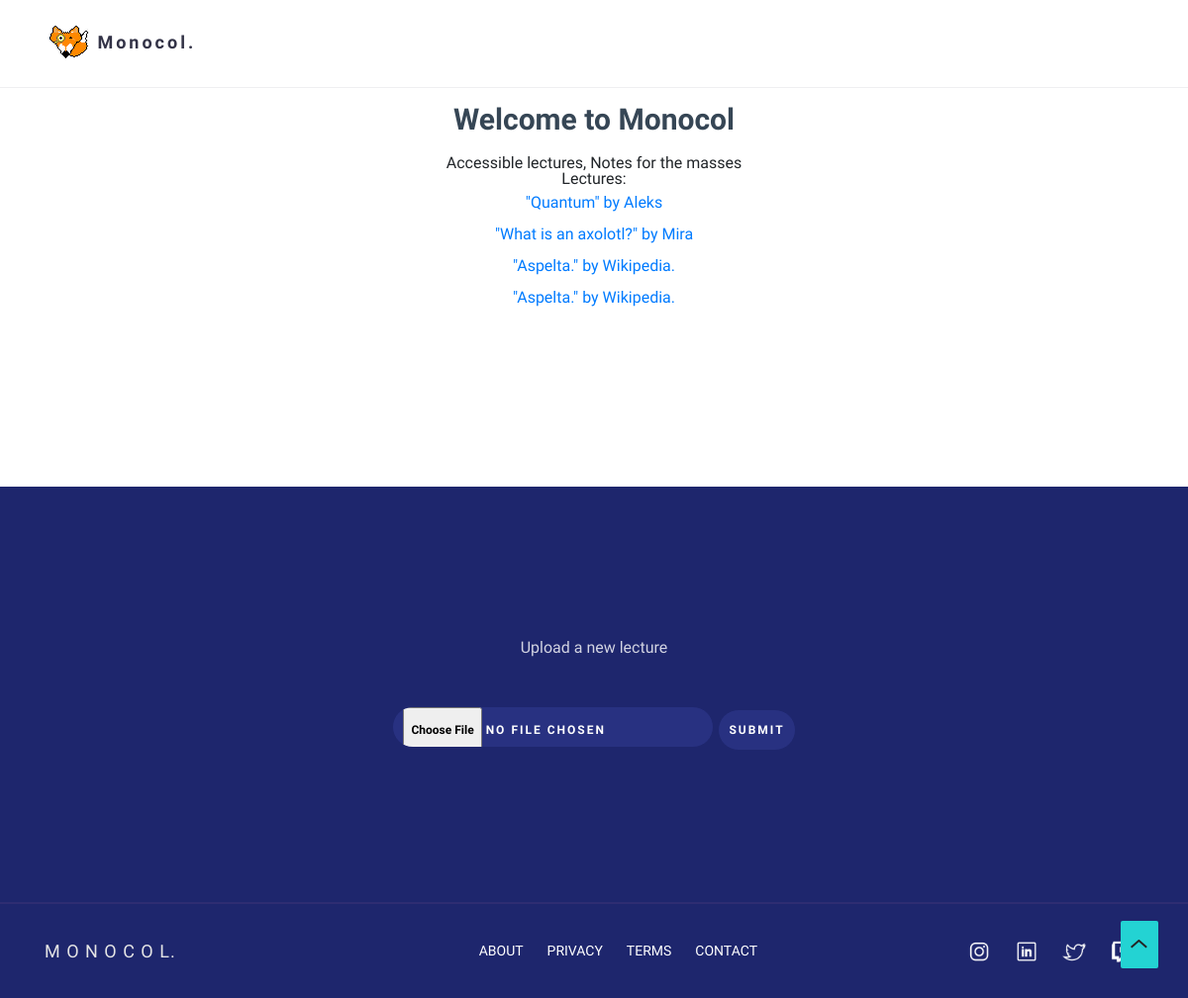
The app's page /, older data.
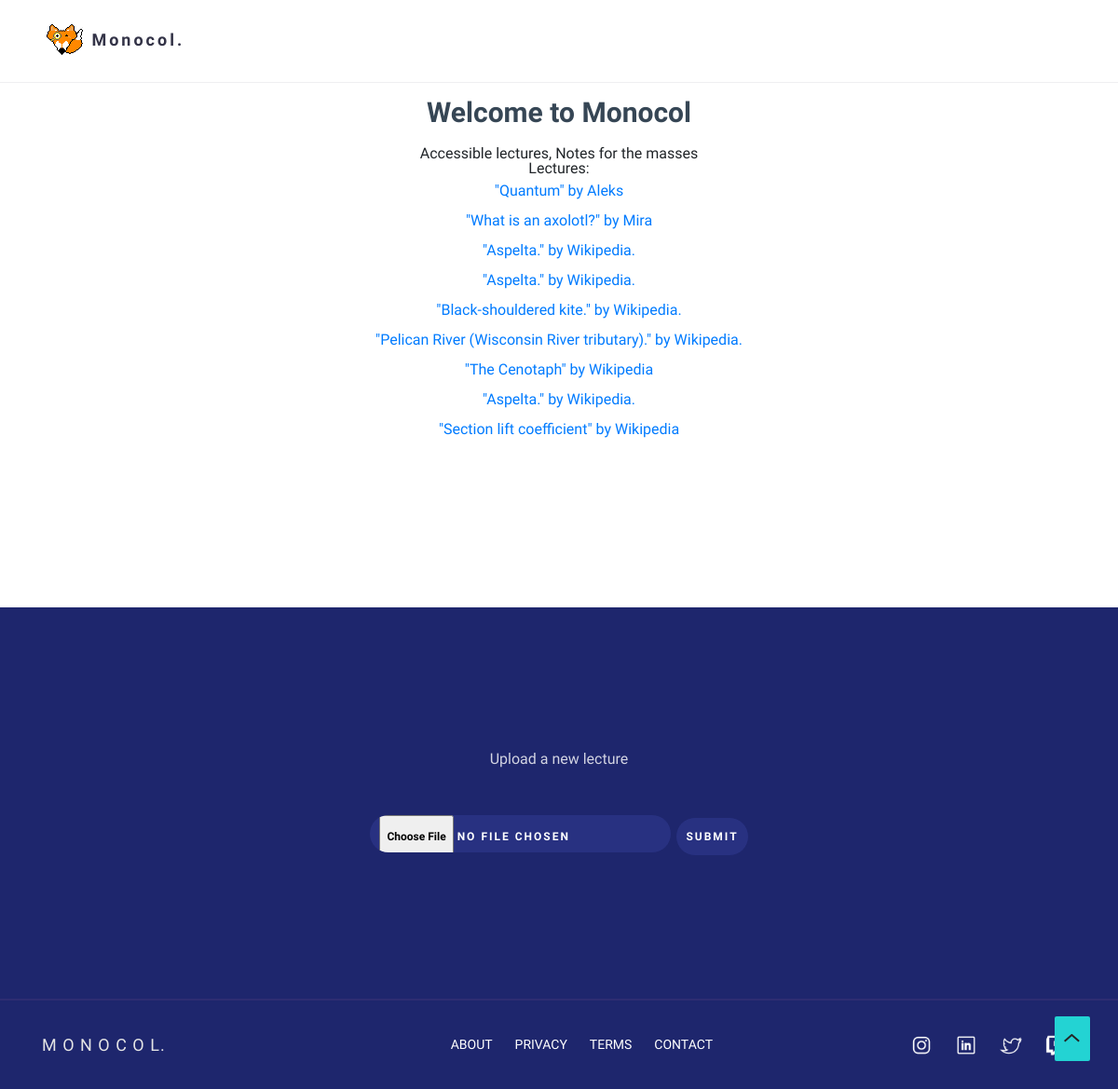
The same page, newer data.
### tables this page shows
CREATE TABLE lectures (
                                        lecture_id integer PRIMARY KEY,
                                        title text,
                                        author text
                                    );

### server.py (the view)
@app.route("/index.html")
@app.route("/")
def load_lecture_list():
    contents = test_db.get_lectures(html=True)
    print(contents)
    return render_template("index.html",lecture_list = Markup(contents))

### test_db.py (called while the page is built)
def create_connection(db_file):
    conn = None
    try:
        conn = sqlite3.connect(db_file)
        return conn
    except Error as e:
        print(e)
    return conn

def get_lectures(html = False):
    conn = create_connection(DATABASE)
    cur = conn.cursor()
    cur.execute("SELECT lecture_id, title, author FROM lectures")
    rows = cur.fetchall()
    if html == False:
        return rows
    else:
        list_of_lectures = '<ul class="lecture_list">'
        for lecture_id, title, author in rows:
            list_of_lectures +=f'<li> <a href="/l{lecture_id}">\"<i>{title}</i>\" by {author}</a></li>'
        list_of_lectures += '</ul>'
        return list_of_lectures

### templates/index.html (shortened to what this page needs)
<!DOCTYPE html>
<html lang="en">
  <head>
    <link href="../static/assets/css/bootstrap.min.css" rel="stylesheet" type="text/css" media="all" />
    <link rel="stylesheet" href="/static/assets/css/animate.css">
    <link rel="stylesheet" href="/static/assets/css/owl.carousel.css">
    <link rel="stylesheet" href="/static/assets/css/owl.theme.css">
    <link rel="stylesheet" href="/static/assets/css/ionicons.min.css">
    <link href="/static/assets/css/style.css" rel="stylesheet" type="text/css" media="all" />
    <link href="/static/style.css" rel="stylesheet" type="text/css" media="all" />
  </head>
  <body class="boxed-layout">
    <div class="wrapper">
       <nav class="navbar navbar-expand-md navbar-light bg-light fixed-top">
         <div class="container container">
           <a class="navbar-brand" href="/"><img src="../static/logo.png"/>Monocol.</a>
         </div>
       </nav>
      <div id="main" class="main">
          <div id="pricing" class="yd_prc2">
            <div class="container-s">
              <div class="pricing-intro">
                <h1>
                    Welcome to Monocol
                </h1>
                <h2>
                    Accessible lectures, Notes for the masses
                </h2>
                <h5>
                    Lectures:
                    {{ lecture_list }}
                </h5>
              </div>
            </div>
          </div>
        <div id="cta" class="yd_cta_box">
          <div class="container">
            <div class="cta_box">
              <div class="cta_box_inner">
                <div class="col-sm-12 col-md-12">
                  <h4>Upload a new lecture</h4>
                  <form action = "/upload" method = "POST" enctype="multipart/form-data">
                    <input class="btn-action" type = "file" name = "file" />
                    <input class="btn-action" type = "submit" value = "submit" />
                 </form>
                  </div>
                </div>
              </div>
            </div>
          </div>
        </div>
        <div class="footer">
          <div class="container">
            <div class="row text-center">
              <div class="col-lg-2 col-md-2 col-sm-12">
                <div class="footer-logo">
                  <h2>M O N O C O L.</h2>
                </div>
              </div>
              <div class="col-lg-6 col-md-6 col-sm-12">
                <ul class="footer-menu">
                  <li><a href="about.html">About</a> </li>
                  <li><a href="#main">Privacy</a> </li>
                  <li><a href="#main">Terms</a> </li>
                  <li><a href="#main">Contact</a> </li>
                </ul>
              </div>
              <div class="col-lg-4 col-md-4 col-sm-12">
                <div class="footer-links">
                  <ul>
                    <li><a href="#main"> <img class="img-fluid" src="static/assets/icons/in.png" alt="Icon"> </a> </li>
                    <li><a href="#main"> <img class="img-fluid" src="static/assets/icons/li.png" alt="Icon"> </a> </li>
                    <li><a href="#main"> <img class="img-fluid" src="static/assets/icons/tw.png" alt="Icon"> </a> </li>
                    <li><a href="#main"> <img class="img-fluid" src="static/assets/icons/tt.png" alt="Icon"> </a> </li>
                  </ul>
                </div>
              </div>
            </div>
              <a id="back-top" class="back-to-top js-scroll-trigger" href="#main"></a>
          </div>
      </div>
    </div>
  </body>
</html>

### static/style.css (style rules this page uses)
ul.lecture_list { line-height:2; }

Row changes from the older to the newer data that the page shows:
no longer on this page (row unchanged): lectures: title "\" Quantum \" by Aleks \" What is an axolotl? \" by Mira \" Aspelta. \" by Wikipedia. \" Aspelta. \" by Wikipedia."
added lectures: title "\" Quantum \" by Aleks \" What is an axolotl? \" by Mira \" Aspelta. \" by Wikipedia. \" Aspelta. \" by Wikipedia. \" Black-shouldered kite. \" by Wikipedia. \" Pelican River (Wisconsin River tributary). \" by Wikipedia. \" The Cenotaph \" by Wikipedia \" Aspelta. \" by Wikipedia. \" Section lift coefficient \" by Wikipedia"
